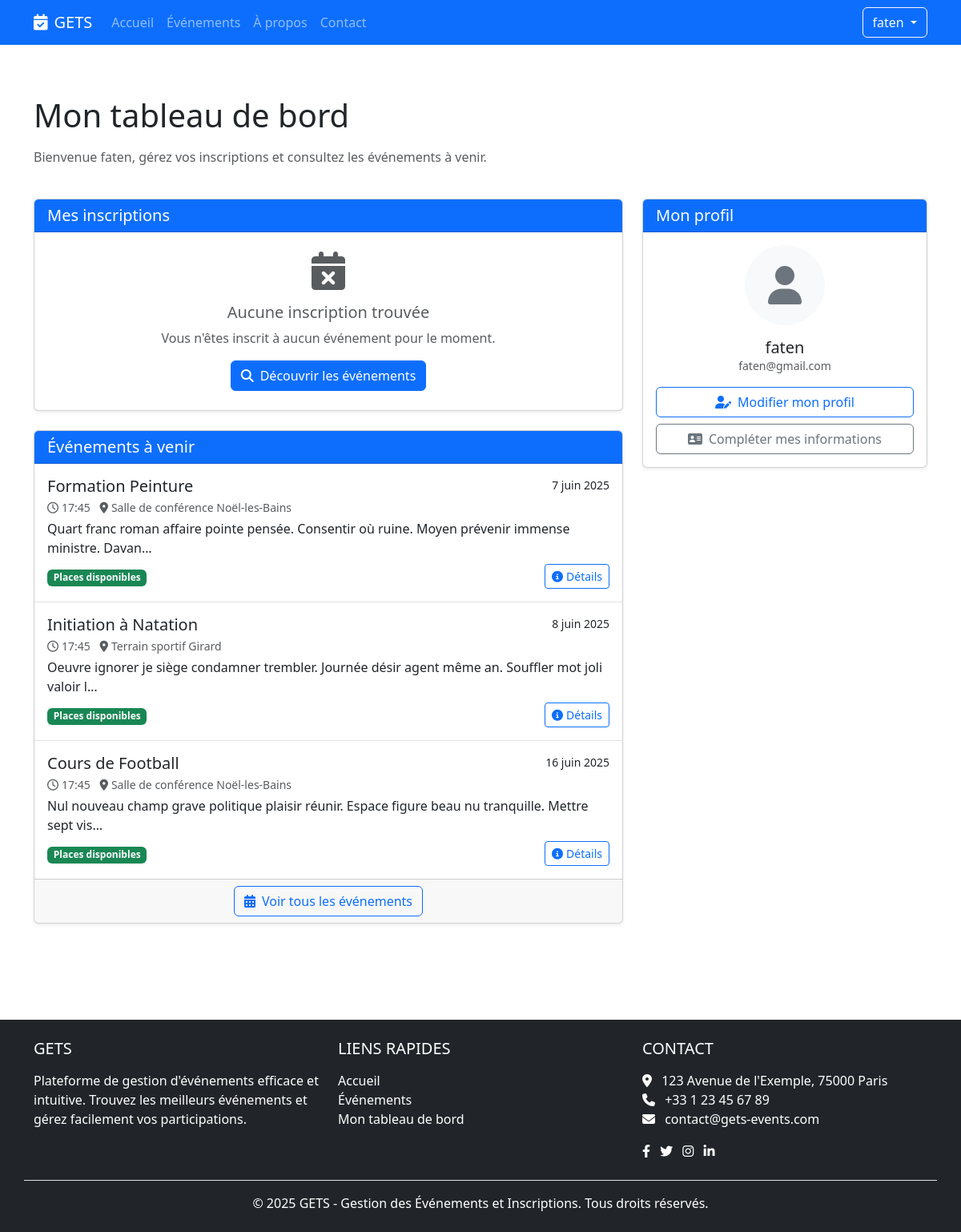
Before: /account/dashboard/ (signed in) with the older database file.
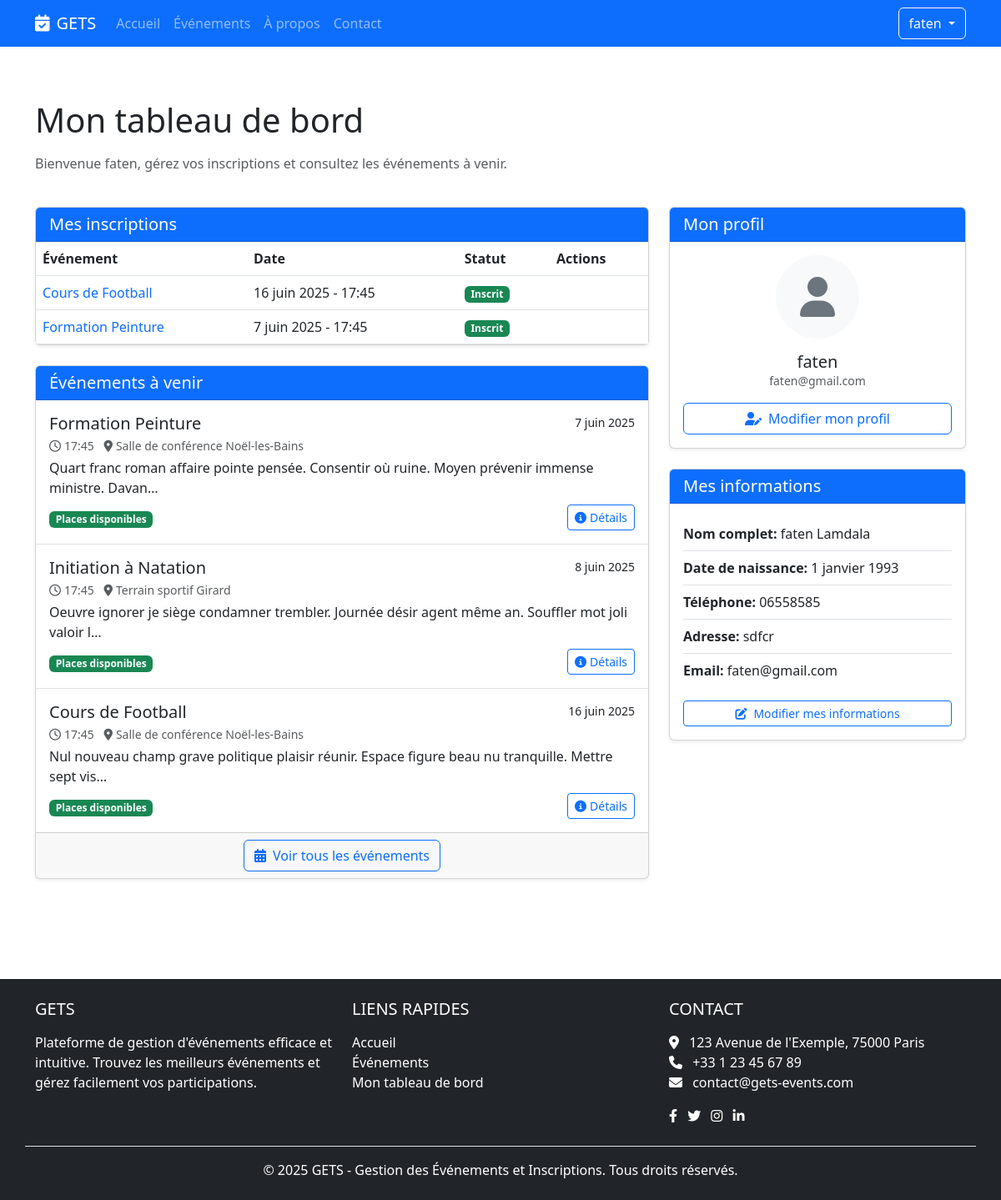
After: the same page with the newer database file.
### common/models.py (models this page shows, shortened)
class Activite(models.Model):
    nom = models.CharField(max_length=100)
    description = models.TextField(blank=True, null=True)
    duree = models.IntegerField(help_text="Durée en minutes")
    date_debut = models.DateTimeField()
    responsable = models.ForeignKey('Responsable', on_delete=models.SET_NULL, blank=True, null=True, related_name='activites')
    infrastructure = models.ForeignKey('Infrastructure', on_delete=models.SET_NULL, blank=True, null=True, related_name='activites')
    capacite_max = models.IntegerField(blank=True, null=True)
    animateurs = models.ManyToManyField('Animateur', through='ActiviteAnimateur', related_name='activites')
    materiels = models.ManyToManyField('Materiel', through='ActiviteMateriel', related_name='activites')
    created_by = models.ForeignKey('User', on_delete=models.SET_NULL, null=True, related_name='created_activites')
    class Meta:
        db_table = 'activite'
    def nombre_places_restantes(self):
        if not self.capacite_max:
            return None
        places_prises = self.inscriptions.count()
        return max(0, self.capacite_max - places_prises)
    def est_complete(self):
        if not self.capacite_max:
            return False
        return self.nombre_places_restantes() <= 0

class Infrastructure(models.Model):
    nom = models.CharField(max_length=100)
    type = models.CharField(max_length=50)
    capacite = models.IntegerField(blank=True, null=True)
    localisation = models.CharField(max_length=100, blank=True, null=True)
    disponible = models.BooleanField(default=True)
    created_by = models.ForeignKey(User, on_delete=models.SET_NULL, null=True, related_name='created_infrastructures')
    class Meta:
        db_table = 'infrastructure'

class Inscription(models.Model):
    STATUT_CHOICES = [
        ('inscrit', 'Inscrit'),
        ('en_attente', 'En attente'),
        ('annule', 'Annulé'),
    ]
    participant = models.ForeignKey(Participant, on_delete=models.CASCADE, related_name='inscriptions')
    activite = models.ForeignKey(Activite, on_delete=models.CASCADE, related_name='inscriptions')
    date_inscription = models.DateTimeField(auto_now_add=True)
    statut = models.CharField(max_length=20, choices=STATUT_CHOICES, default='inscrit')
    created_by = models.ForeignKey(User, on_delete=models.SET_NULL, null=True, related_name='created_inscriptions')
    class Meta:
        db_table = 'inscription'
        unique_together = ('participant', 'activite')

class Participant(models.Model):
    nom = models.CharField(max_length=100)
    prenom = models.CharField(max_length=100)
    date_naissance = models.DateField()
    adresse = models.CharField(max_length=255, blank=True, null=True)
    telephone = models.CharField(max_length=20, blank=True, null=True)
    email = models.EmailField(max_length=100, blank=True, null=True)
    date_inscription = models.DateField(auto_now_add=True)
    created_by = models.ForeignKey(User, on_delete=models.SET_NULL, null=True, related_name='created_participants')
    class Meta:
        db_table = 'participant'

### client_portal/views/account_views.py (the view)
# urls.py: path('', DashboardView.as_view(), name='dashboard'),
class DashboardView(LoginRequiredMixin, TemplateView):
    template_name = 'client_portal/account/dashboard.html'
    def get_context_data(self, **kwargs):
        context = super().get_context_data(**kwargs)
        participant = None
        inscriptions = []
        try:
            participant = Participant.objects.filter(email=self.request.user.email).first()
            if participant:
                inscriptions = Inscription.objects.filter(participant=participant)
        except:
            pass
        upcoming_activities = Activite.objects.filter(
            date_debut__gte=timezone.now()
        ).order_by('date_debut')[:3]
        context['participant'] = participant
        context['inscriptions'] = inscriptions
        context['upcoming_activities'] = upcoming_activities
        return context

### client_portal/templates/client_portal/account/dashboard.html (shortened to what the changed rows need)
{% extends "client_portal/base.html" %}
{% block content %}
<div class="container py-4">
    <div class="row mb-4">
        <div class="col-12">
            <h1 class="mb-3">Mon tableau de bord</h1>
        </div>
    </div>
    <div class="row">
        <div class="col-lg-8 mb-4">
            <div class="card shadow-sm mb-4">
                <div class="card-body p-0">
                    {% if inscriptions %}
                    <div class="table-responsive">
                        <table class="table mb-0">
                            <thead>
                                <tr>
                                    <th>Événement</th>
                                    <th>Date</th>
                                    <th>Statut</th>
                                    <th>Actions</th>
                                </tr>
                            </thead>
                            <tbody>
                                {% for inscription in inscriptions %}
                                <tr>
                                    <td>
                                        <a href="{% url 'client_portal:event_detail' inscription.activite.pk %}"
                                            class="text-decoration-none">
                                            {{ inscription.activite.nom }}
                                        </a>
                                    </td>
                                    <td>{{ inscription.activite.date_debut|date:"j F Y - H:i" }}</td>
                                    <td>
                                        {% if inscription.statut == 'inscrit' %}
                                        <span class="badge bg-success">Inscrit</span>
                                        {% elif inscription.statut == 'en_attente' %}
                                        <span class="badge bg-warning">En attente</span>
                                        {% elif inscription.statut == 'annule' %}
                                        <span class="badge bg-danger">Annulé</span>
                                        {% endif %}
                                    </td>
                                    <td>
                                    </td>
                                </tr>
                                {% endfor %}
                            </tbody>
                        </table>
                    </div>
                    {% else %}
                    <div class="p-4 text-center">
                        <div class="text-muted mb-3">
                            <i class="fas fa-calendar-times fa-3x mb-3"></i>
                            <h5>Aucune inscription trouvée</h5>
                            <p>Vous n'êtes inscrit à aucun événement pour le moment.</p>
                        </div>
                        <a href="{% url 'client_portal:event_list' %}" class="btn btn-primary">
                            <i class="fas fa-search me-2"></i>Découvrir les événements
                        </a>
                    </div>
                    {% endif %}
                </div>
            </div>
            <div class="card shadow-sm">
                <div class="card-body p-0">
                    {% if upcoming_activities %}
                    <div class="list-group list-group-flush">
                        {% for activity in upcoming_activities %}
                        <div class="list-group-item py-3">
                            <div class="d-flex w-100 justify-content-between">
                                <h5 class="mb-1">{{ activity.nom }}</h5>
                                <small>{{ activity.date_debut|date:"j F Y" }}</small>
                            </div>
                            <p class="mb-1 text-muted small">
                                <i class="far fa-clock me-1"></i>{{ activity.date_debut|date:"H:i" }}
                                {% if activity.infrastructure %}
                                <i class="fas fa-map-marker-alt ms-2 me-1"></i>{{ activity.infrastructure.nom }}
                                {% endif %}
                            </p>
                            <p class="mb-1">{{ activity.description|truncatechars:100 }}</p>
                            <div class="d-flex justify-content-between align-items-center mt-2">
                                <div>
                                    {% if activity.est_complete %}
                                    <span class="badge bg-danger">Complet</span>
                                    {% else %}
                                    <span class="badge bg-success">Places disponibles</span>
                                    {% endif %}
                                </div>
                                <a href="{% url 'client_portal:event_detail' activity.pk %}"
                                    class="btn btn-sm btn-outline-primary">
                                    <i class="fas fa-info-circle me-1"></i>Détails
                                </a>
                            </div>
                        </div>
                        {% endfor %}
                    </div>
                    {% endif %}
                </div>
            </div>
        </div>
        <div class="col-lg-4">
            <div class="card shadow-sm mb-4">
                <div class="card-body">
                    <div class="d-grid gap-2">
                        <a href="{% url 'client_portal:profile' %}" class="btn btn-outline-primary">
                            <i class="fas fa-user-edit me-2"></i>Modifier mon profil
                        </a>
                        {% if not participant %}
                        <a href="{% url 'client_portal:participant_info' %}" class="btn btn-outline-secondary">
                            <i class="fas fa-address-card me-2"></i>Compléter mes informations
                        </a>
                        {% endif %}
                    </div>
                </div>
            </div>
            {% if participant %}
            <div class="card shadow-sm mb-4">
                <div class="card-header bg-primary text-white">
                    <h5 class="mb-0">Mes informations</h5>
                </div>
                <div class="card-body">
                    <ul class="list-group list-group-flush">
                        <li class="list-group-item px-0">
                            <strong>Nom complet:</strong> {{ participant.prenom }} {{ participant.nom }}
                        </li>
                        <li class="list-group-item px-0">
                            <strong>Date de naissance:</strong> {{ participant.date_naissance|date:"j F Y" }}
                        </li>
                        {% if participant.telephone %}
                        <li class="list-group-item px-0">
                            <strong>Téléphone:</strong> {{ participant.telephone }}
                        </li>
                        {% endif %}
                        {% if participant.adresse %}
                        <li class="list-group-item px-0">
                            <strong>Adresse:</strong> {{ participant.adresse }}
                        </li>
                        {% endif %}
                        <li class="list-group-item px-0">
                            <strong>Email:</strong> {{ participant.email }}
                        </li>
                    </ul>
                    <div class="mt-3">
                        <a href="{% url 'client_portal:participant_info' %}"
                            class="btn btn-outline-primary btn-sm w-100">
                            <i class="fas fa-edit me-2"></i>Modifier mes informations
                        </a>
                    </div>
                </div>
            </div>
            {% endif %}
        </div>
    </div>
</div>
{% endblock %}

Changed rows visible on the page:
added Inscription: activite.nom "Cours de Football", activite.date_debut "16 juin 2025 - 17:45", statut "Inscrit"
added Inscription: activite.nom "Formation Peinture", activite.date_debut "7 juin 2025 - 17:45", statut "Inscrit"
added Participant: prenom "faten", nom "Lamdala", date_naissance "1 janvier 1993", telephone "06558585", adresse "sdfcr", email "faten@gmail.com"
Other visible differences:
text no longer shown: "Aucune inscription trouvée Vous n'êtes inscrit à aucun événement pour le moment. Découvrir les événements Compléter mes informations"
text now shown: "Événement Date Statut Actions Mes informations Nom complet: Date de naissance: Téléphone: Adresse: Email: Modifier mes informations"
